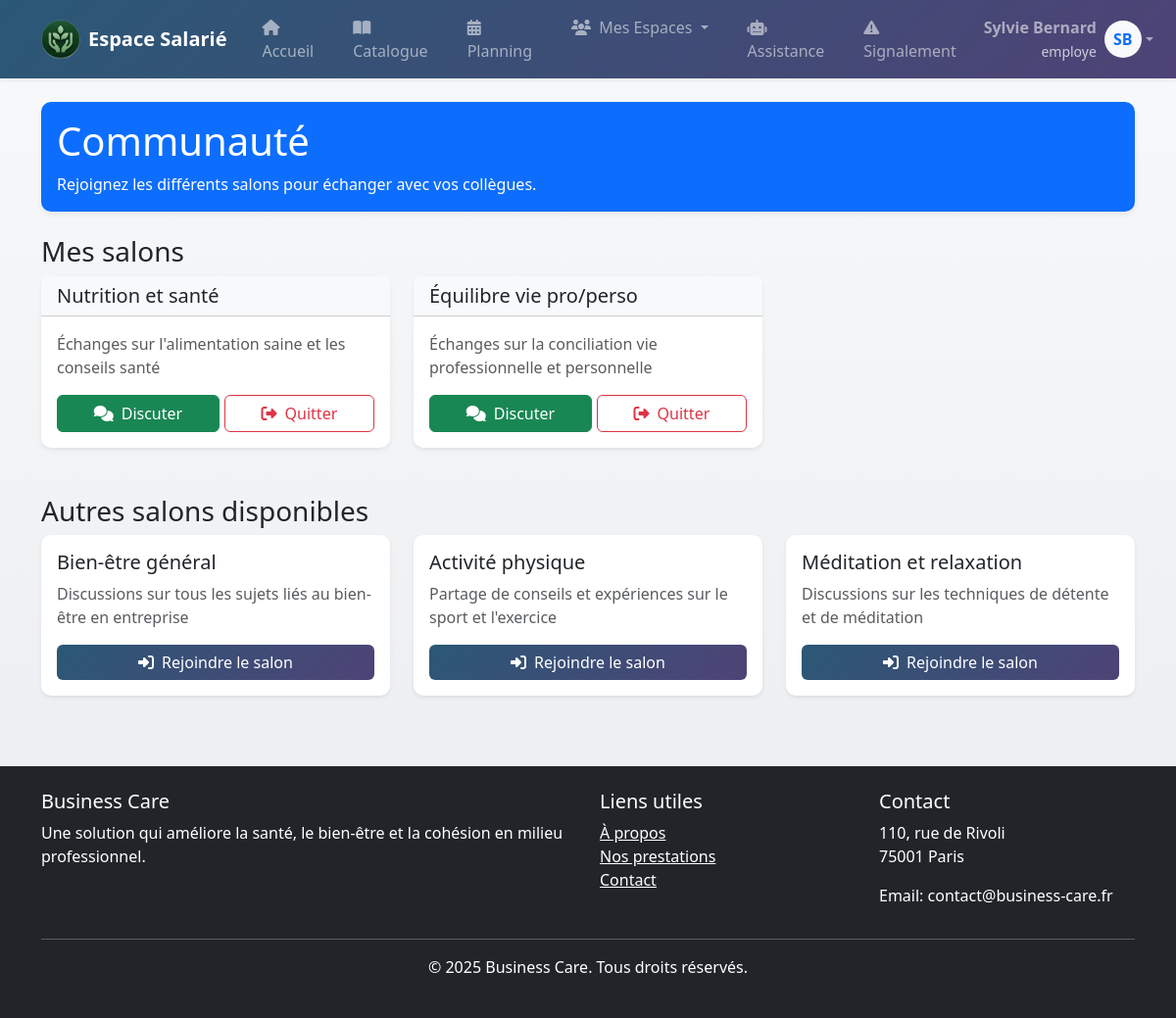
Screenshot of /frontOffice/employee/communaute.php (signed in) with the database file from the repository.
### tables this page shows
CREATE TABLE `salon` (
  `salon_id` int(11) NOT NULL,
  `nom` varchar(255) DEFAULT NULL,
  `description` text DEFAULT NULL
);

### api/dao/chat.php (called while the page is built, shortened)
<?php
function getAllChats($limit = null, $offset = null){
    $db = getDatabaseConnection();
    $params = [];
    $sql = "SELECT salon_id, nom, description FROM salon";
    $stmt = $db->prepare($sql);
    $res = $stmt->execute($params);
    if ($res) {
        return $stmt->fetchAll(PDO::FETCH_ASSOC);
    }
    return null;
}
function getUserChats($collaborateur_id){
    $db = getDatabaseConnection();
    $query = $db->prepare('
        SELECT s.salon_id, s.nom, s.description
        FROM salon s
        JOIN discute_dans d ON s.salon_id = d.id_salon
        WHERE d.id_collaborateur = :collaborateur_id
    ');
    $params = [
        'collaborateur_id' => $collaborateur_id
    ];
    $query->execute($params);
    return $query->fetchAll(PDO::FETCH_ASSOC);
}

### frontOffice/employee/communaute.php (the view, shortened to what this page needs)
<?php
require_once $_SERVER['DOCUMENT_ROOT'] . '/frontOffice/employee/includes/head.php';
require_once $_SERVER['DOCUMENT_ROOT'] . '/frontOffice/employee/includes/header.php';
require_once $_SERVER['DOCUMENT_ROOT'] . '/api/dao/chat.php';
$allChats = getAllChats();
$userChats = getUserChats($_SESSION['collaborateur_id']);
$userChatsById = [];
foreach ($userChats as $chat) {
    $userChatsById[$chat['salon_id']] = $chat;
}
?>
<div class="container mt-4">
    <div class="row mb-4">
        <div class="col-12">
            <div class="card bg-primary text-white">
                <div class="card-body">
                    <h1 class="card-title">Communauté</h1>
                    <p class="card-text">Rejoignez les différents salons pour échanger avec vos collègues.</p>
                </div>
            </div>
        </div>
    </div>
    <div class="row" id="salons-overview">
        <div class="col-12 mb-4">
            <h3>Mes salons</h3>
            <div class="row">
                <?php if (count($userChats) > 0): ?>
                    <?php foreach ($userChats as $chat): ?>
                        <div class="col-md-4 mb-4">
                            <div class="card h-100 shadow-sm">
                                <div class="card-header bg-light d-flex justify-content-between align-items-center">
                                    <h5 class="card-title mb-0"><?= htmlspecialchars($chat['nom']) ?></h5>
                                </div>
                                <div class="card-body">
                                    <p class="card-text text-muted"><?= htmlspecialchars($chat['description']) ?></p>
                                    <div class="salon-actions">
                                        <button class="btn btn-success" onclick="joinChat(<?= $chat['salon_id'] ?>, '<?= htmlspecialchars($chat['nom']) ?>')">
                                            <i class="fas fa-comments me-2"></i>Discuter
                                        </button>
                                        <button class="btn btn-outline-danger" onclick="quitSalon(<?= $chat['salon_id'] ?>, '<?= htmlspecialchars($chat['nom']) ?>')">
                                            <i class="fas fa-sign-out-alt me-2"></i>Quitter
                                        </button>
                                    </div>
                                </div>
                            </div>
                        </div>
                    <?php endforeach; ?>
                <?php endif; ?>
            </div>
        </div>
        <div class="col-12">
            <h3>Autres salons disponibles</h3>
            <div class="row">
                <?php
                foreach ($allChats as $chat):
                    if (!isset($userChatsById[$chat['salon_id']])):
                ?>
                    <div class="col-md-4 mb-4">
                        <div class="card h-100 shadow-sm">
                            <div class="card-body">
                                <h5 class="card-title"><?= htmlspecialchars($chat['nom']) ?></h5>
                                <p class="card-text text-muted"><?= htmlspecialchars($chat['description']) ?></p>
                                <button class="btn btn-primary w-100"
                                        onclick="joinSalon(<?= $chat['salon_id'] ?>, '<?= htmlspecialchars($chat['nom']) ?>')">
                                    <i class="fas fa-sign-in-alt me-2"></i>Rejoindre le salon
                                </button>
                            </div>
                        </div>
                    </div>
                <?php
                    endif;
                endforeach;
                ?>
            </div>
        </div>
    </div>
</div>
<?php require_once $_SERVER['DOCUMENT_ROOT'] . '/frontOffice/employee/includes/footer.php'; ?>

### frontOffice/employee/includes/header.php (style rules this page uses)
body { background: linear-gradient(to bottom, #f8f9fa, #e9ecef); min-height: 100vh; }
.card { border: none; border-radius: 10px; box-shadow: 0 4px 6px rgba(0,0,0,0.05); transition: transform 0.2s, box-shadow 0.2s; }
.btn-primary { background: linear-gradient(135deg, #2b5876 0%, #4e4376 100%); border: none; }

### frontOffice/employee/communaute.php (style rules this page uses)
.salon-actions { display: flex; gap: 5px; margin-top: 10px; }
.salon-actions .btn { flex-grow: 1; }

### rows the page displays
salon: nom "Nutrition et santé", description "Échanges sur l'alimentation saine et les conseils santé"
salon: nom "Équilibre vie pro/perso", description "Échanges sur la conciliation vie professionnelle et personnelle"
salon: nom "Bien-être général", description "Discussions sur tous les sujets liés au bien-être en entreprise"
salon: nom "Activité physique", description "Partage de conseils et expériences sur le sport et l'exercice"
salon: nom "Méditation et relaxation", description "Discussions sur les techniques de détente et de méditation"

### other values shown
$_SESSION['prenom'] . ' ' . $_SESSION['nom'] "Sylvie Bernard"
$_SESSION['role'] "employe"
substr($_SESSION['prenom'], 0, 1) "S"
substr($_SESSION['nom'], 0, 1) "B"
